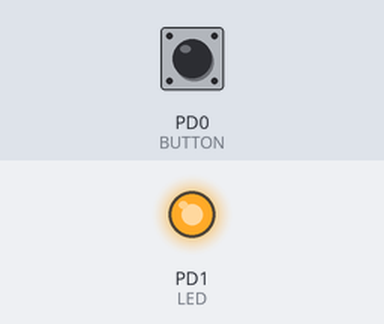
A program run on a simulated ATmega162, built with avr-gcc and emulated at 1 MHz. Shown: output pins drawn as LEDs (lit = HIGH). The test bench sets the inputs (shaded band); at power-on: PD0 (BUTTON) HIGH.

Above: at 5.0 s.
At 30.1 s:
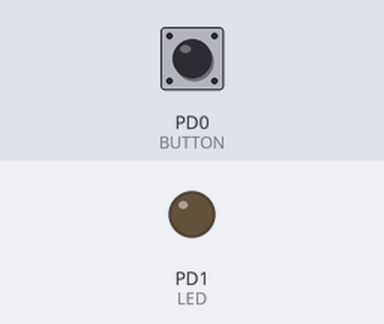
Timing chart, 0 to 65.2 s (numbered marks = the images above):
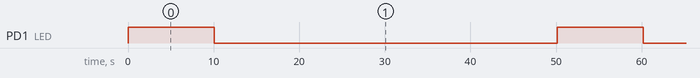

The program:

main.c
```c
#include <avr/io.h>
#include <util/delay.h>

typedef volatile uint8_t * reg;

#define RAM(a)	(*(reg)(0x8000 | (a)))
#define BUFFER	(*(reg)0x4000)
#define LATCH	(*(reg)0x2000)

#define SAMPLE_DELAY()		_delay_us(1220)
#define	PLAYBACK_DELAY()	_delay_us(4883)
#define BUTTON	_BV(0)
#define LED	_BV(1)

void init(void)
{
	MCUCR |= _BV(SRE);

	DDRD &= ~BUTTON;
	DDRD |= LED;
	PORTD |= BUTTON | LED;
	LATCH = 0xFF;
}

int main(void)
{
	volatile uint8_t *p;
	init();

loop:
	// Ready, waiting
	PORTD |= LED;
	while (!(PIND & BUTTON));

	// Read buffer, store to RAM
	for (p = &RAM(0); p != &RAM(0x2000); p++) {
		*p = BUFFER;
		SAMPLE_DELAY();
	}

	// Read RAM, output to LATCH
	PORTD &= ~LED;
	for (p = &RAM(0); p != &RAM(0x2000); p++) {
		LATCH = *p;
		PLAYBACK_DELAY();
	}
	goto loop;

	return 1;
}
```

Measured:
- by itself, PD1 (LED): alternates HIGH for 10.1 s and LOW for 40.1 s
